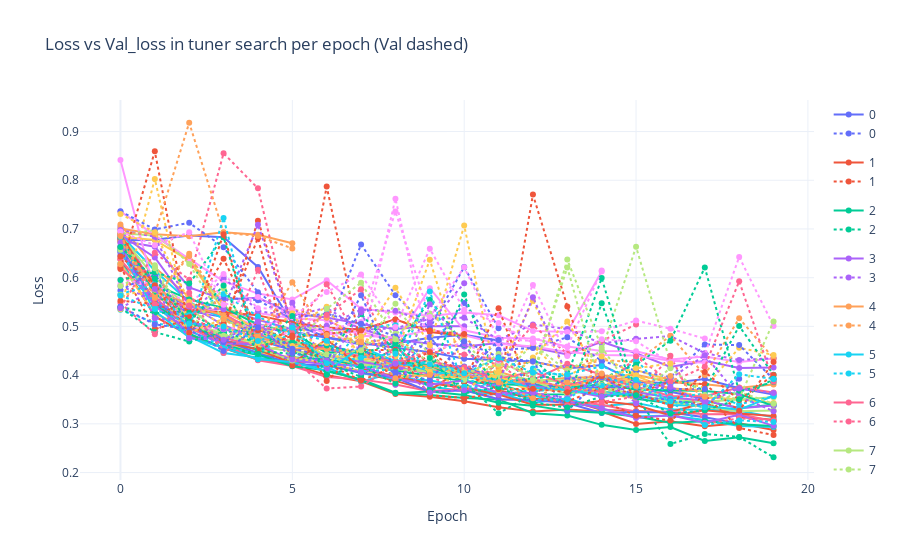
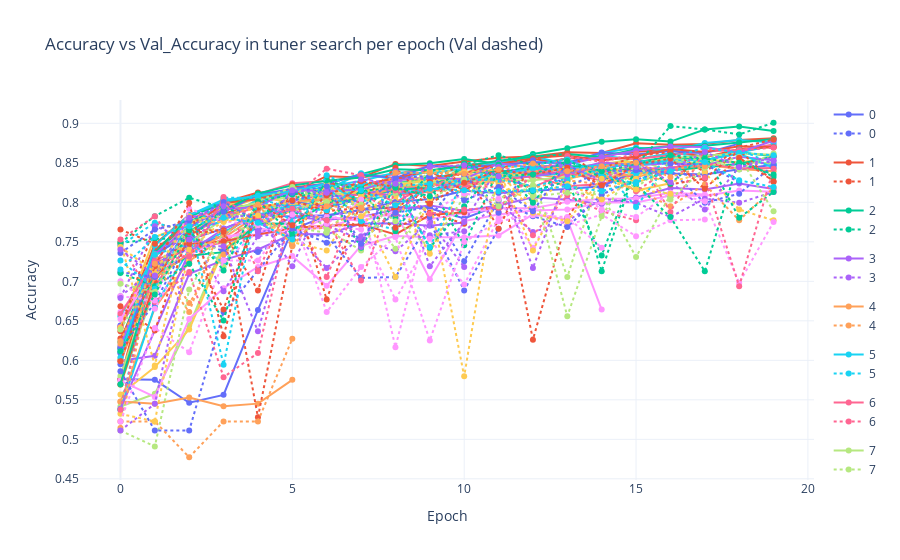

Notebook code cell kept with these figures, in order:
### Markdown cell above
## 3.3 - Results

### Code cell
from utils.data_processing import make_loss_graphs, make_loss_accuracy_graphs, add_tuner_iteration_to_data
import pandas

csv = pandas.read_csv(f"{project_definition['name']}_train.csv")
add_tuner_iteration_to_data(csv)

loss_graph = make_loss_graphs(csv)
acc_graph = make_loss_accuracy_graphs(csv)

loss_graph.update_layout(title="Loss vs Val_loss in tuner search per epoch (Val dashed)").show()
acc_graph.update_layout(title="Accuracy vs Val_Accuracy in tuner search per epoch (Val dashed)").show()
